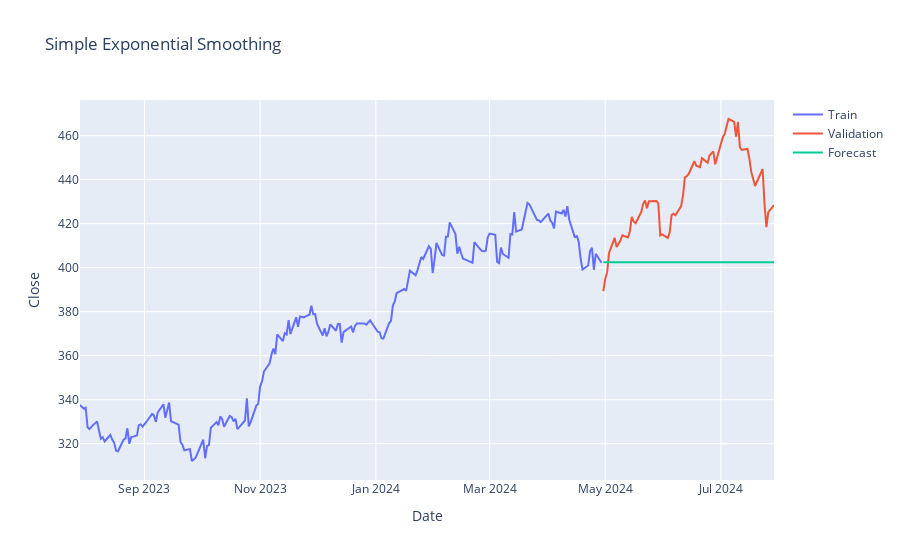

Write notebook code for a chart like this one.
### Code cell
plt_forecast(forecasts,'Simple Exponential Smoothing')
